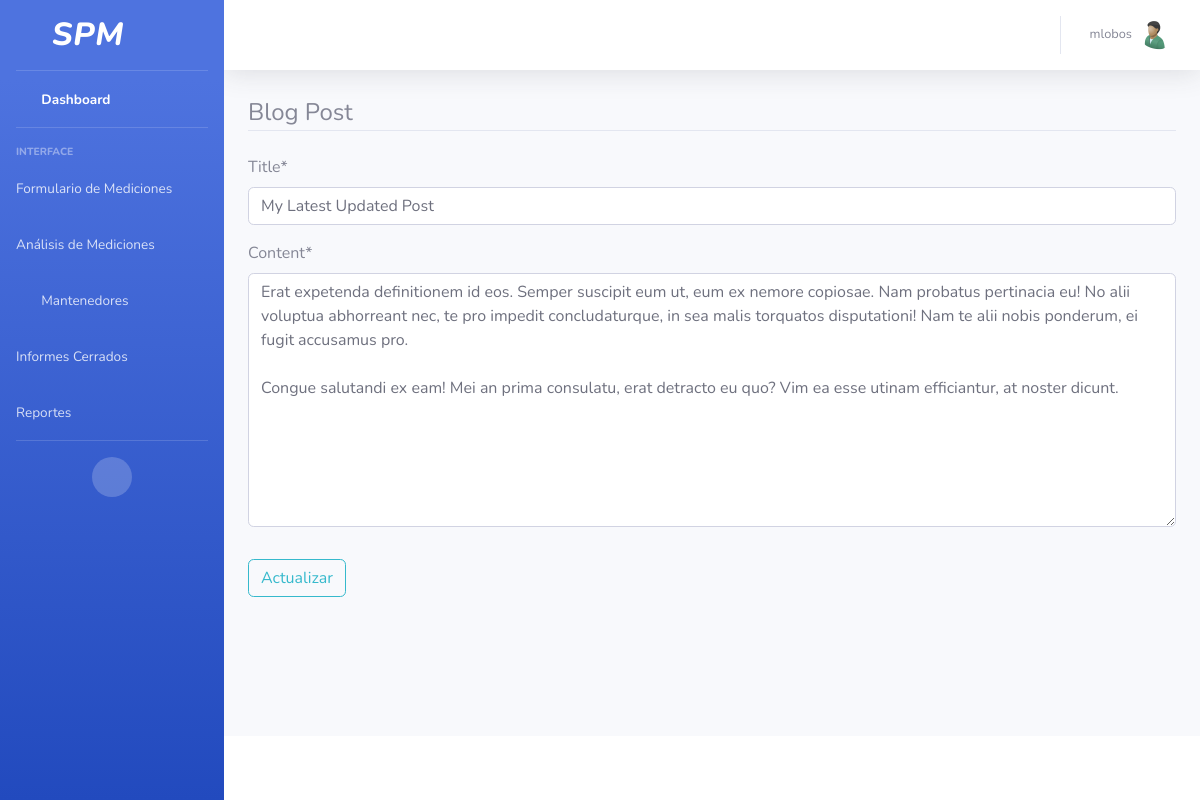
Page /post/30/update/ (signed in) on the committed database.
### users/models.py (models this page shows, shortened)
class Profile(models.Model):
	user = models.OneToOneField(User, on_delete=models.CASCADE)
	image = models.ImageField(default='default.jpg', upload_to='profile_pics')

### blog/models.py (models this page shows, shortened)
class Post(models.Model):
	title = models.CharField(max_length=100)
	content = models.TextField()
	date_posted = models.DateTimeField(default=timezone.now)
	author = models.ForeignKey(User, on_delete=models.CASCADE)

### blog/views.py (the view, shortened to what this page needs)
# urls.py: path('post/<int:pk>/update/', PostUpdateView.as_view(), name='post-update'),
class PostUpdateView(LoginRequiredMixin, UserPassesTestMixin, UpdateView):
	 model = Post
	 fields = ['title','content']
	 def test_func(self):
	 	post = self.get_object()
	 	if self.request.user == post.author:
	 		return True
	 	return False

### blog/templates/blog/post_form.html (shortened to what this page needs)
{% extends "blog/base.html" %}
{% load crispy_forms_tags %}
{% block content %}
	<div class= "content-section">
		<form method="POST">
			<fieldset class="form-group">
				<legend class="border-bottom mb-4">Blog Post</legend>
				{{ form|crispy }}
			</fieldset>
			<div class="form-group">
				<button class="btn btn-outline-info" type="submit">Actualizar</button>
			</div>
		</form>
	</div>
{% endblock content %}

### blog/templates/blog/base.html (shortened to what this page needs)
{% load static %}
<!DOCTYPE html>
<html lang="en">
<head>
  <link href="{% static 'vendor/fontawesome-free/css/all.min.css' %}" rel="stylesheet" type="text/css">
  <link href="{% static 'css/sb-admin-2.min.css' %}" rel="stylesheet">
  <link href="{% static 'vendor/datatables/dataTables.bootstrap4.min.css' %}" rel="stylesheet">
</head>
<body id="page-top">
  <div id="wrapper">
    <ul class="navbar-nav bg-gradient-primary sidebar sidebar-dark accordion" id="accordionSidebar">
      <a class="sidebar-brand d-flex align-items-center justify-content-center" href="{% url 'blog-home' %}">
        <div class="sidebar-brand-icon">
          <i>SPM</i>
        </div>
      </a>
      <hr class="sidebar-divider my-0">
      <li class="nav-item active">
        <a class="nav-link" href="{% url 'blog-home' %}">
          <i class="fas fa-fw fa-tachometer-alt"></i>
          <span>Dashboard</span></a>
      </li>
      <hr class="sidebar-divider">
      <div class="sidebar-heading">
        Interface
      </div>
      <li class="nav-item">
        <a class="nav-link" href="#" data-toggle="" data-target="#" aria-expanded="true" aria-controls="collapseUtilities">
          <span>Formulario de Mediciones</span>
        </a>
      </li>
      <li class="nav-item">
        <a class="nav-link" href="#" data-toggle="" data-target="#" aria-expanded="true" aria-controls="collapseUtilities">
          <span>Análisis de Mediciones</span>
        </a>
      </li>
       <li class="nav-item">
        <a class="nav-link collapsed" href="#" data-toggle="collapse" data-target="#collapseUtilities" aria-expanded="true" aria-controls="collapseUtilities">
          <i class="fas fa-fw fa-wrench"></i>
          <span>Mantenedores</span>
        </a>
      </li>
      <li class="nav-item">
        <a class="nav-link" href="#" data-toggle="" data-target="#" aria-expanded="true" aria-controls="collapseUtilities">
          <span>Informes Cerrados</span>
        </a>
      </li>
      <li class="nav-item">
        <a class="nav-link " href="{% url 'equipo_form' %}" data-toggle="" data-target="#" aria-expanded="true" aria-controls="collapseUtilities">
          <span>Reportes</span>
        </a>
      </li>
      <hr class="sidebar-divider d-none d-md-block">
      <div class="text-center d-none d-md-inline">
        <button class="rounded-circle border-0" id="sidebarToggle"></button>
      </div>
    </ul>
    <div id="content-wrapper" class="d-flex flex-column">
      <div id="content">
        <nav class="navbar navbar-expand navbar-light bg-white topbar mb-4 static-top shadow">
          <ul class="navbar-nav ml-auto">
            <li class="nav-item dropdown no-arrow">
              <a class="nav-link dropdown-toggle" href="#" id="userDropdown" role="button" data-toggle="dropdown" aria-haspopup="true" aria-expanded="false">
             {% if user.first_name == '' %}
                <span class="mr-2 d-none d-lg-inline text-gray-600 small">{{ user.username }}</span>
             {% else %}
             	<span class="mr-2 d-none d-lg-inline text-gray-600 small">{{ user.first_name }}</span>
             {% endif %}
                <img class="img-profile rounded-circle" src="{{ user.profile.image.url }}">
              </a>
            </li>
          </ul>
        </nav>
        <div class="container-fluid">
         {% block content %}
	       {% endblock %}
        </div>
      </div>
      <footer class="sticky-footer bg-white">
      </footer>
    </div>
  </div>
</body>
</html>

### rows in the picture
Post: title "My Latest Updated Post", content "Erat expetenda definitionem id eos. Semper suscipit eum ut, eum ex nemore copiosae. Nam probatus pertinacia eu! No alii voluptua abhorreant nec, te pro impedit concludaturque, in sea malis torquatos disputationi! Nam te alii nobis ponderum, ei fugit accusamus pro. Congue salutandi ex eam! Mei an prima consulatu, erat detracto eu quo? Vim ea esse utinam efficiantur, at noster dicunt."

### other values in the picture
{{ user.username }} "mlobos"
